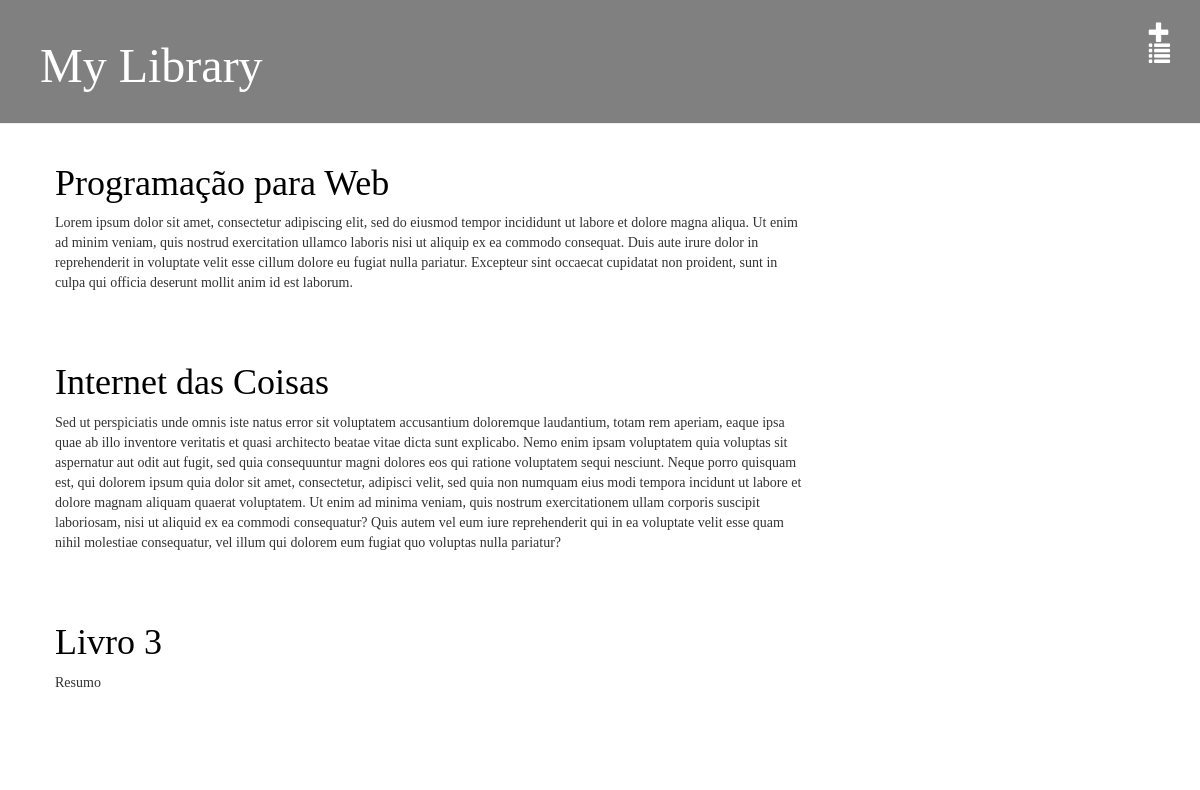
The page / on the database its author committed.
### books/models.py (models this page shows, shortened)
class Book(models.Model):
    author = models.ForeignKey(Author, on_delete=models.CASCADE)
    title = models.CharField(max_length=200)
    summary = models.TextField()
    locators = models.ManyToManyField(Locator)
    class Meta:
        db_table = "books"

### books/views.py (the view)
# urls.py: path('', views.book_list, name='book_list'),
def book_list(request):
    books = Book.objects.all()
    return render(request, 'books/book_list.html', {'books': books})

### books/templates/books/book_list.html
{% extends 'books/base.html' %}
{% block content %}
    {% for book in books %}
        <div class="post">
            <h1><a href="{% url 'book_detail' pk=book.pk %}">{{ book.title }}</a></h1>
            <p>{{ book.summary|linebreaksbr }}</p>
        </div>
    {% endfor %}
{% endblock %}

### books/static/css/books.css (style rules this page uses)
h1 a { color: gray; font-family: 'SansSerif'; }
body { padding-left: 0px; }
h1, h2, h3, h4 { font-family: 'Lobster', cursive; }
.post { margin-bottom: 70px; }
.post h1 a, .post h1 a:visited { color: #000000; }
p { font-family: 'SansSerif'; }

### rows shown on the page
Book: title "Programação para Web", summary "Lorem ipsum dolor sit amet, consectetur adipiscing elit, sed do eiusmod tempor incididunt ut labore et dolore magna aliqua. Ut enim ad minim veniam, quis nostrud exercitation ullamco laboris nisi ut aliquip ex ea commodo consequat. Duis aute irure dolor in reprehenderit in voluptate velit esse cillum dolore eu fugiat nulla pariatur. Excepteur sint occaecat cupidatat non proident, sunt in culpa qui officia deserunt mollit anim id est laborum."
Book: title "Internet das Coisas", summary "Sed ut perspiciatis unde omnis iste natus error sit voluptatem accusantium doloremque laudantium, totam rem aperiam, eaque ipsa quae ab illo inventore veritatis et quasi architecto beatae vitae dicta sunt explicabo. Nemo enim ipsam voluptatem quia voluptas sit aspernatur aut odit aut fugit, sed quia consequuntur magni dolores eos qui ratione voluptatem sequi nesciunt. Neque porro quisquam est, qui dolorem ipsum quia dolor sit amet, consectetur, adipisci velit, sed quia non numquam eius modi tempora incidunt ut labore et dolore magnam aliquam quaerat voluptatem. Ut enim ad minima veniam, quis nostrum exercitationem ullam corporis suscipit laboriosam, nisi ut aliquid ex ea commodi…"
Book: title "Livro 3", summary "Resumo"
